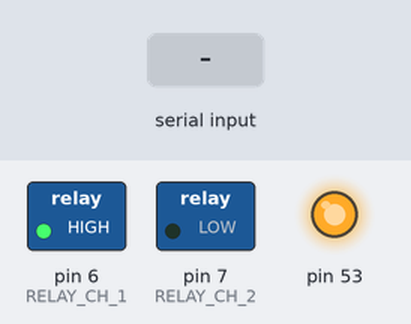
A sketch run on a simulated Arduino Mega 2560, built with avr-gcc and run on an emulated ATmega2560. On the bench: switched loads named in the sketch (green lamp = pin HIGH), output pins drawn as LEDs (lit = HIGH). The inputs (shaded band) are chosen by the test bench. Pins used as bus, display or sensor lines are not drawn; what the sketch prints to the serial monitor is not drawn.

Above: at 5.8 s.
5.9 s: "s1;\n" received over Serial
At 7.8 s:
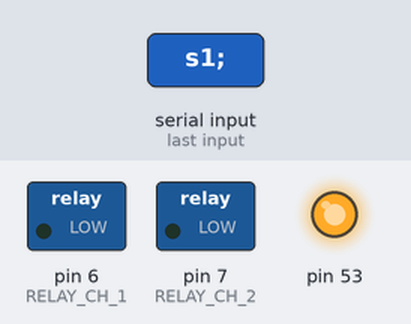
Timing chart, 0 to 13.9 s (numbered marks = the images above; inputs shaded):
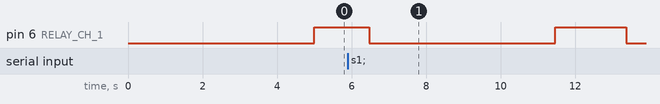

The sketch:

DAC124s085_Teste_Basico.ino
```cpp
#include <SPI.h>
#define DAC_SS_PIN 10
#define CH1_MAX_POS 1432
#define CH1_MIN_NEG 1330
#define STIM_ZERO 2047
#define RELAY_CH_1 6
#define RELAY_CH_2 7
#define Pin_Inter 23
// Parametros de estimulação, teste de resistencia
int mA = 1;
long pw = 500;
long pw_r = 19000;
bool loop_control = false;
// teste basico 1
bool cr = 1, s_c = 1;
int lim_pw = 1000, pwrc = 1000;
int lim_ma = 5;
// long t_stop = 0;
void setup()
{
  Serial.begin(2000000);
  pinMode(DAC_SS_PIN, OUTPUT);
  digitalWrite(DAC_SS_PIN, 1);
  pinMode(RELAY_CH_1, OUTPUT);
  pinMode(RELAY_CH_2, OUTPUT);
  digitalWrite(RELAY_CH_1, 0);
  digitalWrite(RELAY_CH_2, 0);
  attachInterrupt(Pin_Inter, Stop_functions, RISING);
  SPI.begin();
  zeroChannels();
}

void loop()
{
  // basico 1
  /* while(loop_control){
  digitalWrite(RELAY_CH_1, 1);
  sendStimValue(0, 1, STIM_ZERO + val_ma(mA, CH1_MAX_POS));
  delayMicroseconds(pw);
  sendStimValue(0, 1, STIM_ZERO - val_ma(mA, CH1_MIN_NEG));
  delayMicroseconds(pw);
  sendStimValue(0, 1, STIM_ZERO);
  delayMicroseconds(pw_r);
  }
  if(loop_control == false){
  zeroChannels();
  }*/
  // basico 2
  if (cr && s_c)
  {
    // Serial.println("Start Chronaxie");
    // Serial.println("Inicia captura dados Cronaxia");
    // digitalWrite(Pin_Sync_Data, 1); // Inicia a captura
    unsigned int pw_c = 0; // count the variable value of pw
    lim_pw = lim_pw + 1;
    Serial.print("s0;");
    Serial.print(pw_c);
    Serial.print(";");
    Serial.println(micros());
    delay(5000);
    pw_c = 100;
    while (pw_c < lim_pw && s_c)
    {
      Serial.print("s0;");
      Serial.print(pw_c);
      Serial.println(";0");
      for(int i=0; i< 1000; i++){
        rheobase_chronaxie(lim_ma, pw_c, pwrc);
      }
      digitalWrite(RELAY_CH_1, 0);
      delay(5000);
      pw_c += 100;
      if (pw_c >= lim_pw && s_c)
      {
        // digitalWrite(Pin_Sync_Data, 0);
        Serial.print("s0;");
        Serial.print(pw_c - 100);
        Serial.print(";");
        Serial.println(micros());
        cr = 0;
      }
    }
    // Fin while limit pw
  }
  // end if cr
}

void rheobase_chronaxie(int mA_s, int t1, int t2)
{
  unsigned long t_stop = 0;
  digitalWrite(RELAY_CH_1, 1);
  // digitalWrite(Pin_signal_Control, 1);
  sendStimValue(0, 1, STIM_ZERO + val_ma(mA_s, CH1_MAX_POS));
  //Serial.print("s1;");
  //Serial.print(mA_s);
  //Serial.print(";");
  //Serial.println(micros());
  t_stop = micros() + t1;
  while (micros() <= t_stop && s_c)
  {
    //Serial.print("Micros ini: ");
    //Serial.println(micros());
    read_dataIn();
    //Serial.print("Micros fin: ");
    //Serial.println(micros());
  }
  //Serial.print("s1;");
  //Serial.print(mA_s);
  //Serial.print(";");
  //Serial.println(micros());
  sendStimValue(0, 1, STIM_ZERO - val_ma(mA_s, CH1_MIN_NEG));
  //Serial.print("s2;");
  //Serial.print(mA_s);
  //Serial.print(";");
  //Serial.println(micros());
  t_stop = micros() + t1;
  while (micros() <= t_stop && s_c)
  {
    read_dataIn();
  }
  //Serial.print("s2;");
  //Serial.print(mA_s);
  //Serial.print(";");
  //Serial.println(micros());
  //digitalWrite(RELAY_CH_1, 0);
  sendStimValue(0, 1, STIM_ZERO + 5);
  //Serial.print("s0;");
  //Serial.print(mA_s);
  //Serial.println(";0");
  // digitalWrite(Pin_signal_Control, 0);
  t_stop = micros() + t2;
  while (micros() <= t_stop && s_c)
  {
    read_dataIn();
  }
}

void read_dataIn()
{
  if (Serial.available() != 0)
  {
    Serial.println("Hola, llego un dato");
  }
}

void sendStimValue(int address, int operation_mode, uint16_t value)
{
  byte valueToWriteH = 0;
  byte valueToWriteL = 0;
  valueToWriteH = highByte(value);
  valueToWriteH = 0b00001111 & valueToWriteH;
  valueToWriteH = (address << 6) | (operation_mode << 4) | valueToWriteH;
  valueToWriteL = lowByte(value);
  digitalWrite(DAC_SS_PIN, LOW);
  SPI.transfer(valueToWriteH);
  SPI.transfer(valueToWriteL);
  digitalWrite(DAC_SS_PIN, HIGH);
}

void Stop_functions()
{
  Serial.println("Interrupcion activada");
  loop_control = !loop_control;
  delay(200);
}

long val_ma(int Am, int limit)
{
  int y = 0;
  y = map(Am, 0, 100, 0, limit);
  return y;
}

void zeroChannels()
{
  digitalWrite(RELAY_CH_1, 0);
  digitalWrite(RELAY_CH_2, 0);
  sendStimValue(0, 1,(uint16_t) (STIM_ZERO + 20));
  sendStimValue(1, 1,(uint16_t) (STIM_ZERO + 20));
}
```
